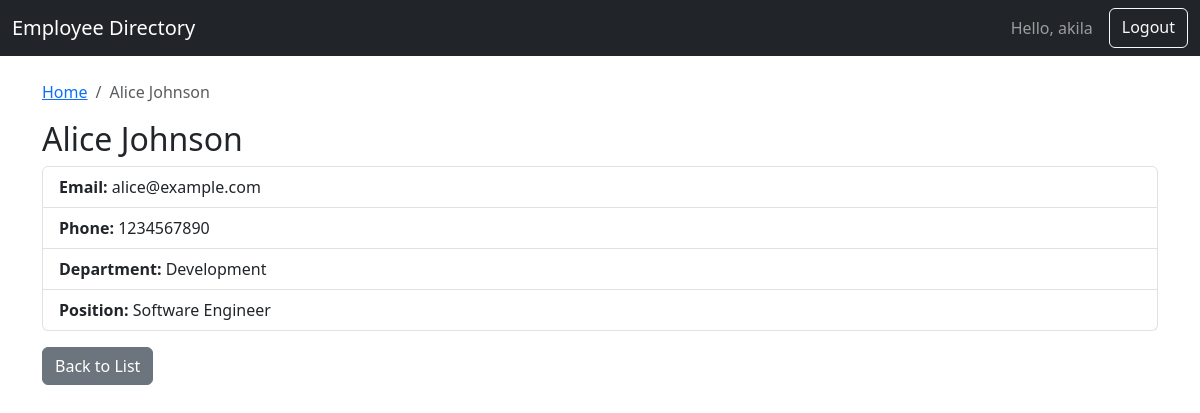
Page /employee/1/ (signed in) on the committed database.
### directory/models.py (models this page shows, shortened)
class Employee(models.Model):
    name = models.CharField(max_length=100)
    email = models.EmailField()
    phone = models.CharField(max_length=20)
    department = models.ForeignKey(Department, on_delete=models.CASCADE)
    position = models.CharField(max_length=100)

class Department(models.Model):
    name = models.CharField(max_length=100)
    def __str__(self):
        return self.name

### directory/views.py (the view)
# urls.py: path('employee/<int:pk>/', views.EmployeeDetailView.as_view(), name='employee_detail'),
class EmployeeDetailView(LoginRequiredMixin, DetailView):
    model = Employee
    template_name = 'directory/employee_detail.html'
    def get_context_data(self, **kwargs):
        context = super().get_context_data(**kwargs)
        context['breadcrumbs'] = [
            {'name': 'Home', 'url': reverse_lazy('employee_list')},
            {'name': self.object.name, 'url': ''}
        ]
        return context

### directory/templates/directory/employee_detail.html
{% extends 'directory/base.html' %}
{% block content %}
<nav aria-label="breadcrumb">
  <ol class="breadcrumb">
    {% for crumb in breadcrumbs %}
      {% if not forloop.last %}
        <li class="breadcrumb-item"><a href="{{ crumb.url }}">{{ crumb.name }}</a></li>
      {% else %}
        <li class="breadcrumb-item active" aria-current="page">{{ crumb.name }}</li>
      {% endif %}
    {% endfor %}
  </ol>
</nav>
<h2>{{ object.name }}</h2>
<ul class="list-group">
    <li class="list-group-item"><strong>Email:</strong> {{ object.email }}</li>
    <li class="list-group-item"><strong>Phone:</strong> {{ object.phone }}</li>
    <li class="list-group-item"><strong>Department:</strong> {{ object.department }}</li>
    <li class="list-group-item"><strong>Position:</strong> {{ object.position }}</li>
</ul>
<a href="{% url 'employee_list' %}" class="btn btn-secondary mt-3">Back to List</a>
{% endblock %}

### directory/templates/directory/base.html (shortened to what this page needs)
<!DOCTYPE html>
<html lang="en">
<head>
    <link href="https://cdn.jsdelivr.net/npm/bootstrap@5.3.3/dist/css/bootstrap.min.css" rel="stylesheet">
</head>
<body>
<nav class="navbar navbar-expand-lg navbar-dark bg-dark">
    <div class="container-fluid">
        <a class="navbar-brand" href="{% url 'employee_list' %}">Employee Directory</a>
        <div class="d-flex">
            {% if user.is_authenticated %}
                <span class="navbar-text me-3">Hello, {{ user.username }}</span>
                <a class="btn btn-outline-light" href="{% url 'logout' %}">Logout</a>
            {% else %}
                <a class="btn btn-outline-light" href="{% url 'login' %}">Login</a>
            {% endif %}
        </div>
    </div>
</nav>
<div class="container mt-4">
    {% block content %}{% endblock %}
</div>
</body>
</html>

### rows in the picture
Employee: name "Alice Johnson", name "Alice Johnson", email "alice@example.com", phone "1234567890", department "Development", position "Software Engineer"

### other values in the picture
{{ user.username }} "akila"
{{ crumb.name }} "Home"
